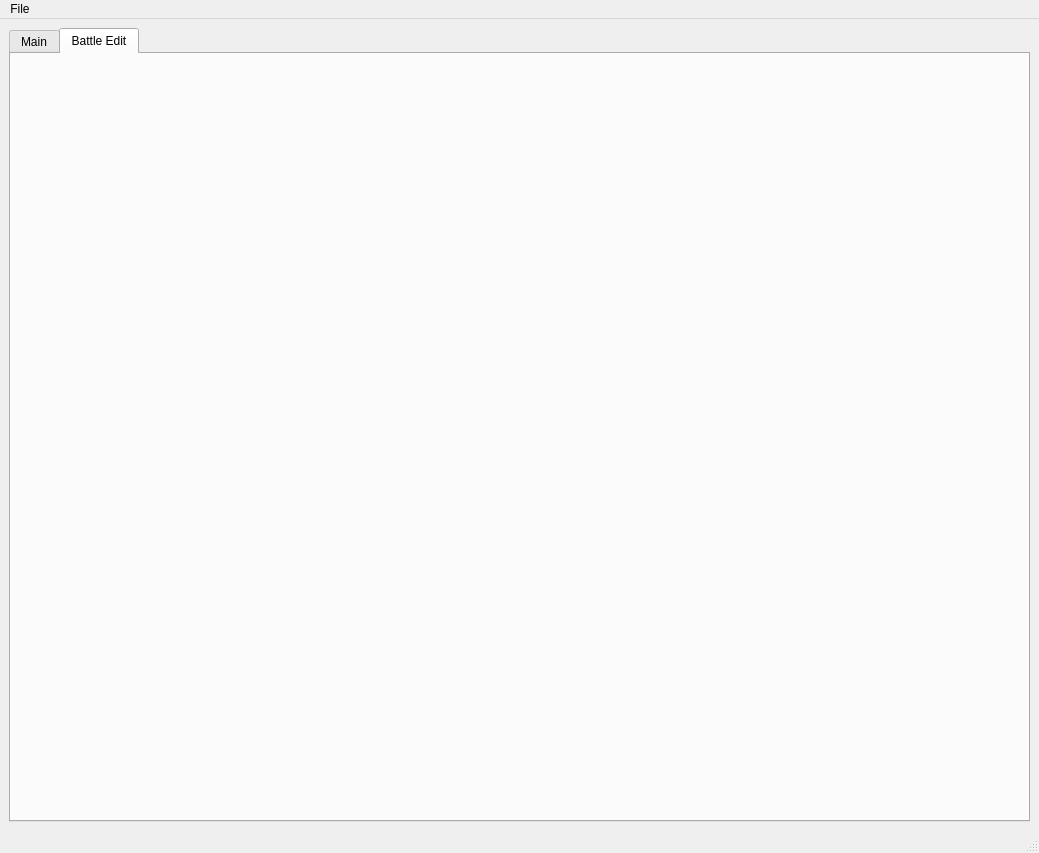
<?xml version="1.0" encoding="UTF-8"?>
<ui version="4.0">
 <class>MainWindow</class>
 <widget class="QMainWindow" name="MainWindow">
  <property name="geometry">
   <rect>
    <x>0</x>
    <y>0</y>
    <width>1039</width>
    <height>853</height>
   </rect>
  </property>
  <property name="windowTitle">
   <string>NS FGO Game Scriptor</string>
  </property>
  <property name="tabShape">
   <enum>QTabWidget::Rounded</enum>
  </property>
  <widget class="QWidget" name="centralwidget">
   <layout class="QGridLayout" name="gridLayout">
    <item row="0" column="0">
     <widget class="QTabWidget" name="mainTabContainer">
      <property name="currentIndex">
       <number>1</number>
      </property>
      <widget class="QWidget" name="MainTab">
       <attribute name="title">
        <string>Main</string>
       </attribute>
      </widget>
      <widget class="QWidget" name="BattleTab">
       <attribute name="title">
        <string>Battle Edit</string>
       </attribute>
      </widget>
     </widget>
    </item>
   </layout>
  </widget>
  <widget class="QMenuBar" name="menubar">
   <property name="geometry">
    <rect>
     <x>0</x>
     <y>0</y>
     <width>1039</width>
     <height>21</height>
    </rect>
   </property>
   <widget class="QMenu" name="menuFile">
    <property name="title">
     <string>File</string>
    </property>
    <addaction name="actionSave"/>
    <addaction name="actionQuit"/>
   </widget>
   <addaction name="menuFile"/>
  </widget>
  <widget class="QStatusBar" name="statusbar"/>
  <action name="actionQuit">
   <property name="text">
    <string>Quit</string>
   </property>
  </action>
  <action name="actionSave">
   <property name="text">
    <string>Save</string>
   </property>
  </action>
 </widget>
 <resources/>
 <connections/>
</ui>
